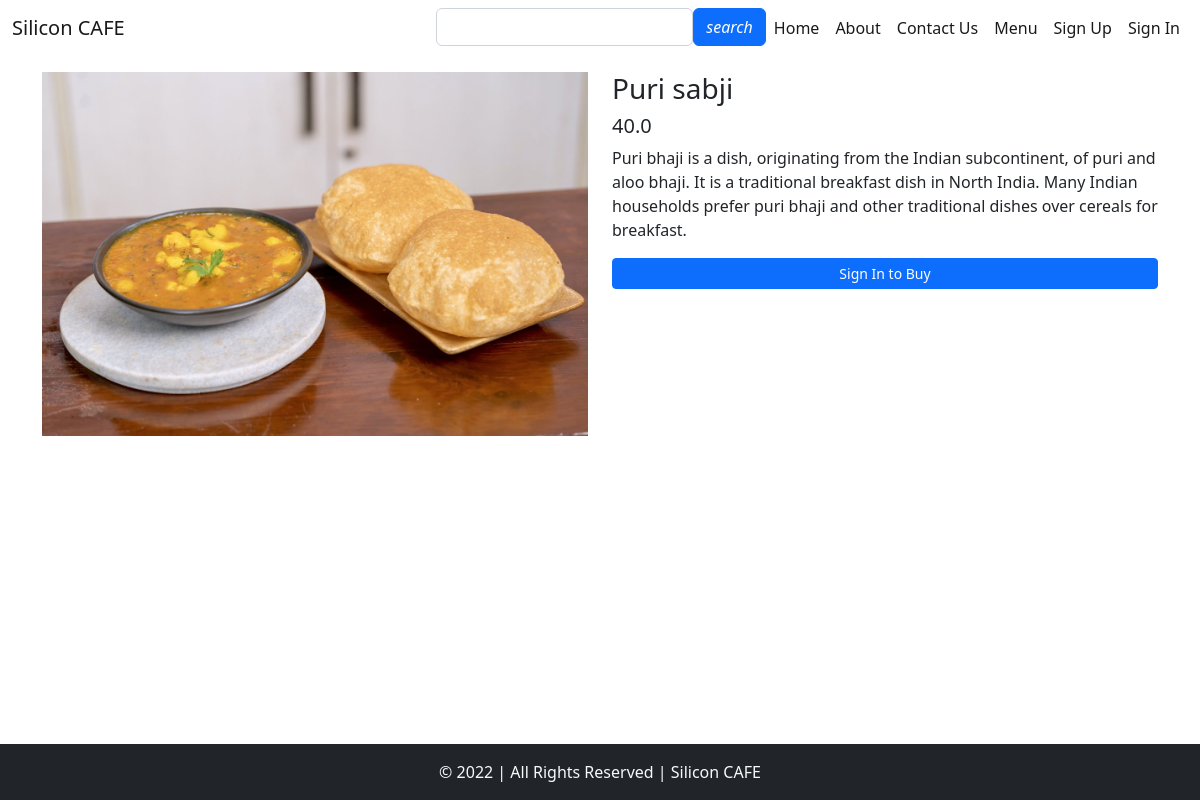
/food/details/4/, run on the app's committed database.
### food/models.py (models this page shows, shortened)
class Food(models.Model):
    category = models.ForeignKey(Cuisine, on_delete=models.DO_NOTHING)  #if parent data gets deleted, we can still use the data through DO_NOTING
    name = models.CharField(max_length=100)
    price = models.FloatField()
    description = models.TextField()
    secondary_description = models.TextField(blank=True)    #optional, so we make blank = true means we may or may not give data in this field
    is_available = models.BooleanField(default=True)
    photo = models.ImageField(upload_to = 'food_images/')   # a new folder is created under CAFE

### food/views.py (the view)
# urls.py: path('details/<int:id>/', views.details, name="details"), # for menu.html <a href="{% url 'details' food.id %}"     <int:id> is the request that is generated when we click the details button a particu
def details(request, id):
    food = Food.objects.get(id = id)  # first id is the column name, second id is the request id we received, e.g., select * from Food where id = 3
    context = {
        'food' : food                   # food is the object of the Food table for the particular food items whose details button we have clicked in menu.html
    }
    return render(request, 'food/details.html', context)

### templates/food/details.html (shortened to what this page needs)
{% extends 'base.html' %}
{% load static %}
{% block css %}
    <link rel="stylesheet" href="{% static 'css/cart-style.css' %}">
{% endblock css %}
{% block content %}
<div class="container">
    <div class="row my-3">
        <div class="col-md-6">
            <img src="{{food.photo.url}}" alt="{{food.name}}" class="img-fluid">
        </div>
        <div class="col-md-6">
            <h3 class="h3">{{food.name}}</h3>
            <h5 class="h5">{{food.price}}</h5>
            <p class="text-lead">{{food.description}}</p>
            <div class="my-2">
                {% if food.is_available %}
                    {% if user.is_authenticated %}
                        <form action="{% url 'add_to_cart' %}" method="post">
                            {% csrf_token %}
                            <input type="hidden" name="food_id" value="{{food.id}}">
                            <div class="input-group mb-3">
                                <button class="btn btn-outline-secondary" type="button" onclick="decrement()">-</button>
                                <input type="text" class="quantity" id="quantity" name="quantity" value="1" readonly>
                                <button class="btn btn-outline-secondary" type="button" onclick="increment()">+</button>
                            </div>
                            <input type="submit" value="Add to Cart" class="btn btn-primary w-100">
                        </form>
                    {% else %}
                    <a href="" class="btn btn-primary btn-sm w-100">Sign In to Buy</a>
                    {% endif %}
                {% else %}
                <p class="text-danger">Currently Unavailable</p>
                {% endif %}
            </div>
        </div>
    </div>
</div>
{% endblock content %}

### data on the page
Food: photo (picture), name "Puri sabji", price "40.0", description "Puri bhaji is a dish, originating from the Indian subcontinent, of puri and aloo bhaji. It is a traditional breakfast dish in North India. Many Indian households prefer puri bhaji and other traditional dishes over cereals for breakfast."
